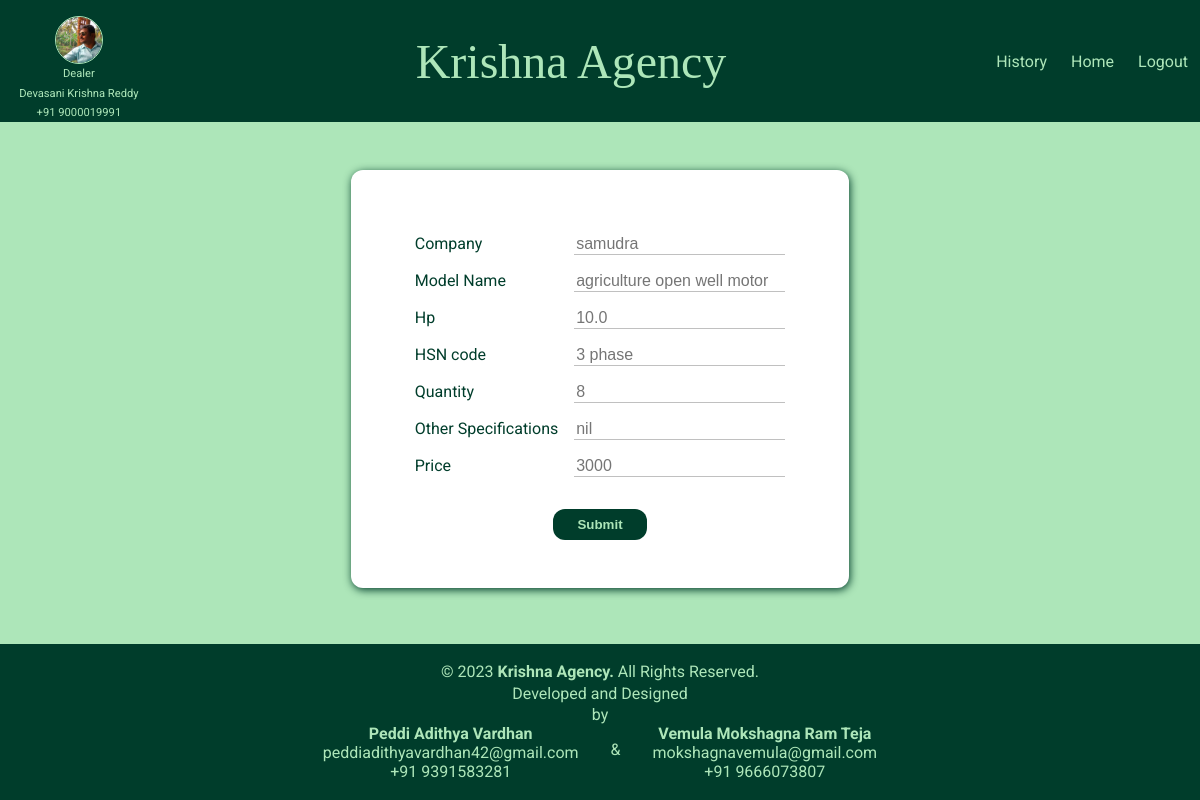
/edit_motor/25/ (signed in), run on an earlier commit of the app's database.
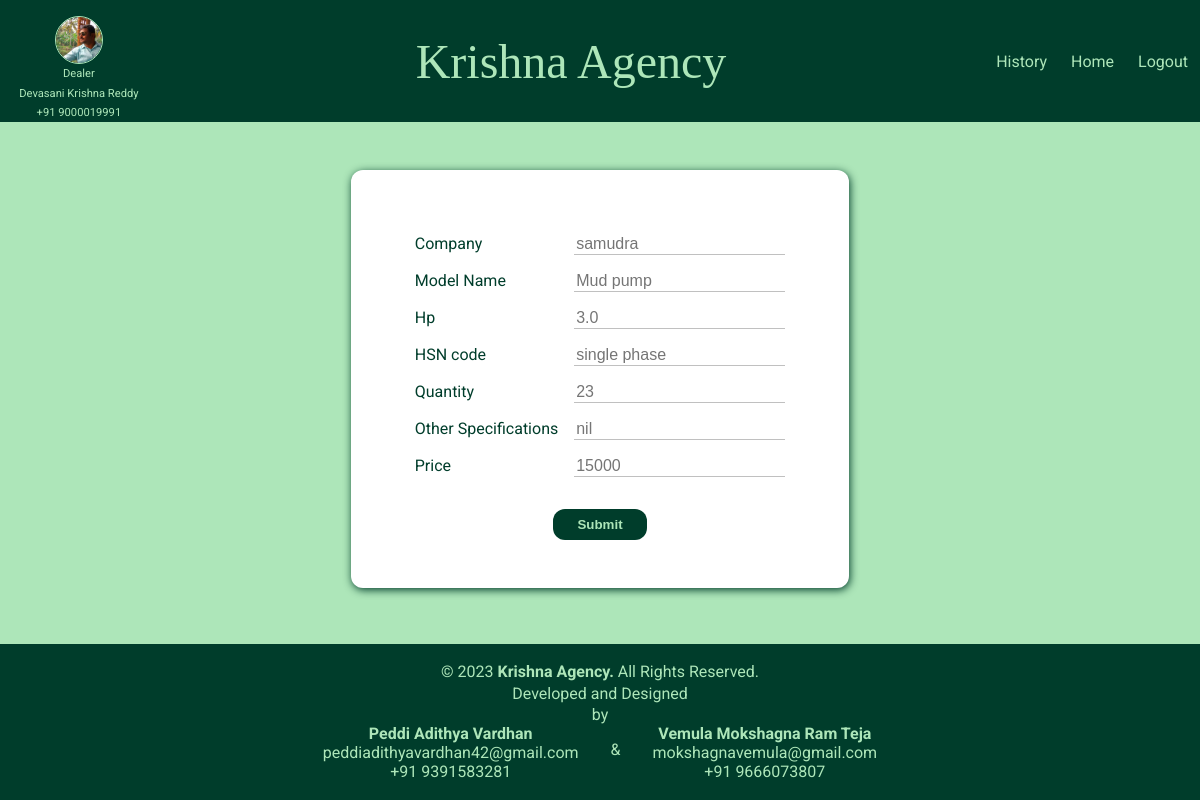
And on a later commit of the database.
### stock/models.py (models this page shows, shortened)
class motor_products(models.Model):
    company=models.CharField(max_length=50)
    model_name=models.CharField(max_length=100)
    hp=models.DecimalField(max_digits=3, decimal_places=1)
    others=models.CharField(max_length=100)
    quantity=models.IntegerField()
    hsncode=models.CharField(max_length=50)
    price=models.IntegerField(null=True)

### stock/views.py (the view, shortened to what this page needs)
# urls.py: path('edit_motor/<str:pk>/', views.edit_motors, name="editmotor"),
@login_required(login_url='loginpage')
def edit_motors(request,pk):
    details=motor_products.objects.get(id=pk)
    return render(request, 'stock/edit_motor.html',{
        "details":details
    })

### stock/templates/stock/edit_motor.html (shortened to what this page needs)
{% extends 'stock_base.html' %}
{% load static %}
{% block page_css %}
    <link rel="stylesheet" href="{% static "stock/motor.css" %}">
{% endblock page_css %}
{% block page_body %}
<main>
    <form method="POST">
        <div class="formdiv">
            <label for="company">Company </label>
            <input type="text" id="company" name="company" placeholder="{{details.company}}">
            <label for="model">Model Name</label>
            <input type="text" id="model" name="model" placeholder="{{details.model_name}}">
            <label for="hp">Hp</label>
            <input type="text" id="hp" name="hp" placeholder="{{details.hp}}">
            <label for="hsncode">HSN code</label>
            <input type="text" id="hsncode" name="hsncode" placeholder="{{details.others}}">
            <label for="quantity">Quantity</label>
            <input type="text" id="quantity" name="quantity" placeholder="{{details.quantity}}">
            <label for="specs">Other Specifications</label>
            <input type="text" id="specs" name="specs" placeholder="{{details.hsncode}}">
            <label for="price">Price</label>
            <input type="text" id="price" name="price" placeholder="{{details.price}}">
            <input type="submit" id="yes" class="yes" name="Yes" />
        </div>
    </form>
</main>
{% endblock page_body %}

What changed in the data, as far as the page shows it:
changed motor_products "samudra": model "agriculture open well motor" → "Mud pump"; hp "10.0" → "3.0"; hsncode "3 phase" → "single phase"; quantity "8" → "23"; price "3000" → "15000"
